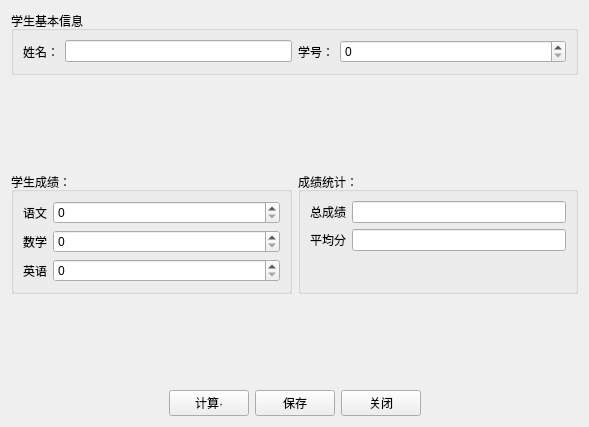
<?xml version="1.0" encoding="UTF-8"?>
<ui version="4.0">
 <class>Form</class>
 <widget class="QWidget" name="Form">
  <property name="geometry">
   <rect>
    <x>0</x>
    <y>0</y>
    <width>589</width>
    <height>427</height>
   </rect>
  </property>
  <property name="windowTitle">
   <string>Form</string>
  </property>
  <layout class="QVBoxLayout" name="verticalLayout">
   <item>
    <widget class="QGroupBox" name="groupBox_3">
     <property name="title">
      <string>学生基本信息</string>
     </property>
     <layout class="QHBoxLayout" name="horizontalLayout" stretch="0,1,0,1">
      <item>
       <widget class="QLabel" name="label_6">
        <property name="text">
         <string>姓名：</string>
        </property>
       </widget>
      </item>
      <item>
       <widget class="QLineEdit" name="name"/>
      </item>
      <item>
       <widget class="QLabel" name="label_7">
        <property name="text">
         <string>学号：</string>
        </property>
       </widget>
      </item>
      <item>
       <widget class="QSpinBox" name="number">
        <property name="maximum">
         <number>10000</number>
        </property>
       </widget>
      </item>
     </layout>
    </widget>
   </item>
   <item>
    <spacer name="verticalSpacer">
     <property name="orientation">
      <enum>Qt::Vertical</enum>
     </property>
     <property name="sizeHint" stdset="0">
      <size>
       <width>20</width>
       <height>65</height>
      </size>
     </property>
    </spacer>
   </item>
   <item>
    <layout class="QHBoxLayout" name="horizontalLayout_2" stretch="1,1">
     <item>
      <widget class="QGroupBox" name="groupBox">
       <property name="title">
        <string>学生成绩：</string>
       </property>
       <layout class="QFormLayout" name="formLayout">
        <item row="0" column="0">
         <widget class="QLabel" name="label">
          <property name="text">
           <string>语文</string>
          </property>
         </widget>
        </item>
        <item row="0" column="1">
         <widget class="QSpinBox" name="Chinese"/>
        </item>
        <item row="1" column="0">
         <widget class="QLabel" name="label_2">
          <property name="text">
           <string>数学</string>
          </property>
         </widget>
        </item>
        <item row="1" column="1">
         <widget class="QSpinBox" name="math"/>
        </item>
        <item row="2" column="0">
         <widget class="QLabel" name="label_3">
          <property name="text">
           <string>英语</string>
          </property>
         </widget>
        </item>
        <item row="2" column="1">
         <widget class="QSpinBox" name="english"/>
        </item>
       </layout>
      </widget>
     </item>
     <item>
      <widget class="QGroupBox" name="groupBox_2">
       <property name="title">
        <string>成绩统计：</string>
       </property>
       <layout class="QFormLayout" name="formLayout_2">
        <item row="0" column="0">
         <widget class="QLabel" name="label_4">
          <property name="text">
           <string>总成绩</string>
          </property>
         </widget>
        </item>
        <item row="0" column="1">
         <widget class="QLineEdit" name="total">
          <property name="readOnly">
           <bool>true</bool>
          </property>
         </widget>
        </item>
        <item row="1" column="0">
         <widget class="QLabel" name="label_5">
          <property name="text">
           <string>平均分</string>
          </property>
         </widget>
        </item>
        <item row="1" column="1">
         <widget class="QLineEdit" name="average">
          <property name="readOnly">
           <bool>true</bool>
          </property>
         </widget>
        </item>
       </layout>
      </widget>
     </item>
    </layout>
   </item>
   <item>
    <spacer name="verticalSpacer_2">
     <property name="orientation">
      <enum>Qt::Vertical</enum>
     </property>
     <property name="sizeHint" stdset="0">
      <size>
       <width>20</width>
       <height>65</height>
      </size>
     </property>
    </spacer>
   </item>
   <item>
    <layout class="QHBoxLayout" name="horizontalLayout_3">
     <item>
      <spacer name="horizontalSpacer">
       <property name="orientation">
        <enum>Qt::Horizontal</enum>
       </property>
       <property name="sizeHint" stdset="0">
        <size>
         <width>40</width>
         <height>20</height>
        </size>
       </property>
      </spacer>
     </item>
     <item>
      <widget class="QPushButton" name="btnCalculate">
       <property name="text">
        <string>计算·</string>
       </property>
      </widget>
     </item>
     <item>
      <widget class="QPushButton" name="btnSave">
       <property name="text">
        <string>保存</string>
       </property>
      </widget>
     </item>
     <item>
      <widget class="QPushButton" name="btnClose">
       <property name="text">
        <string>关闭</string>
       </property>
      </widget>
     </item>
     <item>
      <spacer name="horizontalSpacer_2">
       <property name="orientation">
        <enum>Qt::Horizontal</enum>
       </property>
       <property name="sizeHint" stdset="0">
        <size>
         <width>40</width>
         <height>20</height>
        </size>
       </property>
      </spacer>
     </item>
    </layout>
   </item>
  </layout>
 </widget>
 <resources/>
 <connections>
  <connection>
   <sender>btnClose</sender>
   <signal>clicked()</signal>
   <receiver>Form</receiver>
   <slot>close()</slot>
   <hints>
    <hint type="sourcelabel">
     <x>469</x>
     <y>335</y>
    </hint>
    <hint type="destinationlabel">
     <x>294</x>
     <y>184</y>
    </hint>
   </hints>
  </connection>
 </connections>
</ui>
